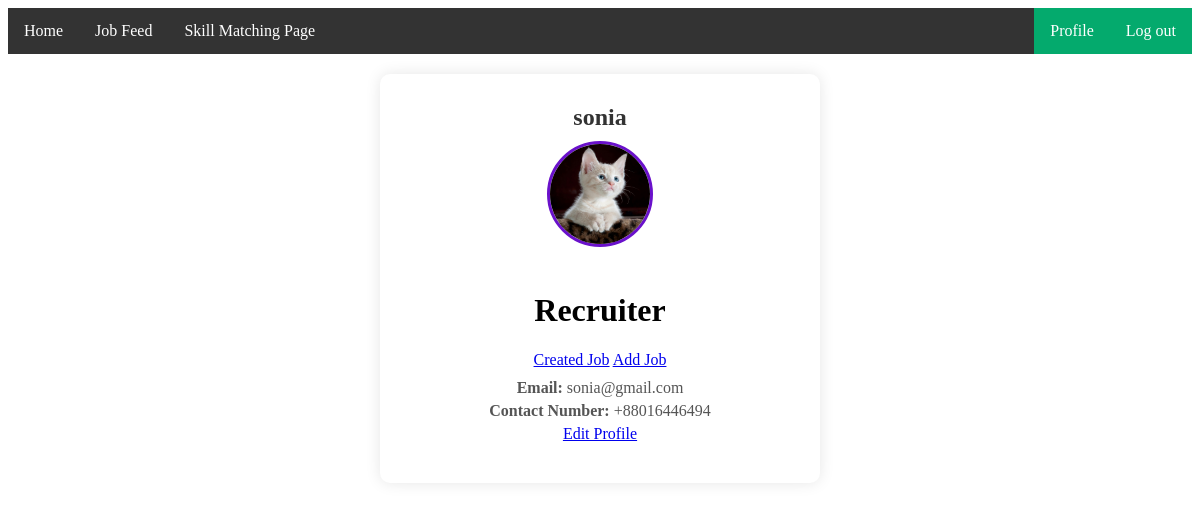
Page /ProfilePage/ (signed in) on the committed database.
### myApp/models.py (models this page shows, shortened)
class customUser(AbstractUser):
    USER=[
        ('recruiter','Recruiter'),
        ('seeker','Seeker'),
    ]
    user_type=models.CharField(choices=USER,max_length=100,null=True)
    Profile_Pic=models.ImageField(upload_to='Media/Profile_Pic',null=True)
    contact_no=models.CharField(max_length=100,null=True)

### myProject/views.py (the view)
# urls.py: path("ProfilePage/", profilePage, name="profilePage"),
@login_required
def profilePage(request):
    return render(request,"profilePage.html")

### Template/profilePage.html (shortened to what this page needs)
{% extends 'base.html' %}
{% block body %}
<div class="profile-container">
    <h2>{{ request.user.username }}</h2>
    <img src="/{{request.user.Profile_Pic }}" alt="Profile Picture">
    {% if request.user.user_type == 'recruiter' %}
    <h1>Recruiter</h1>
    <a href=" {% url 'createdJob' %} ">Created Job</a>
    <a href=" {% url 'addJob' %} ">Add Job</a>
    {% endif %}
    <p><strong>Email:</strong> {{ request.user.email }}</p>
    <p><strong>Contact Number:</strong> {{ request.user.contact_no }}</p>
    <a href=" {% url 'editProfile' %} ">Edit Profile</a>
</div>
{% endblock body %}

### Template/profilePage.html (style rules this page uses)
.profile-container { background-color: white; padding: 20px; border-radius: 10px; box-shadow: 0 0 15px rgba(0, 0, 0, 0.1); width: 400px; text-align: center; margin: 20px auto; }
.profile-container img { width: 100px; height: 100px; border-radius: 50%; margin-bottom: 20px; border: 3px solid #6a11cb; }
h2 { margin: 10px 0; color: #333; }
p { margin: 5px 0; color: #555; }

### rows in the picture
customUser: user.username "sonia", user.Profile_Pic (picture), user.email "sonia@gmail.com", user.contact_no "+88016446494"
